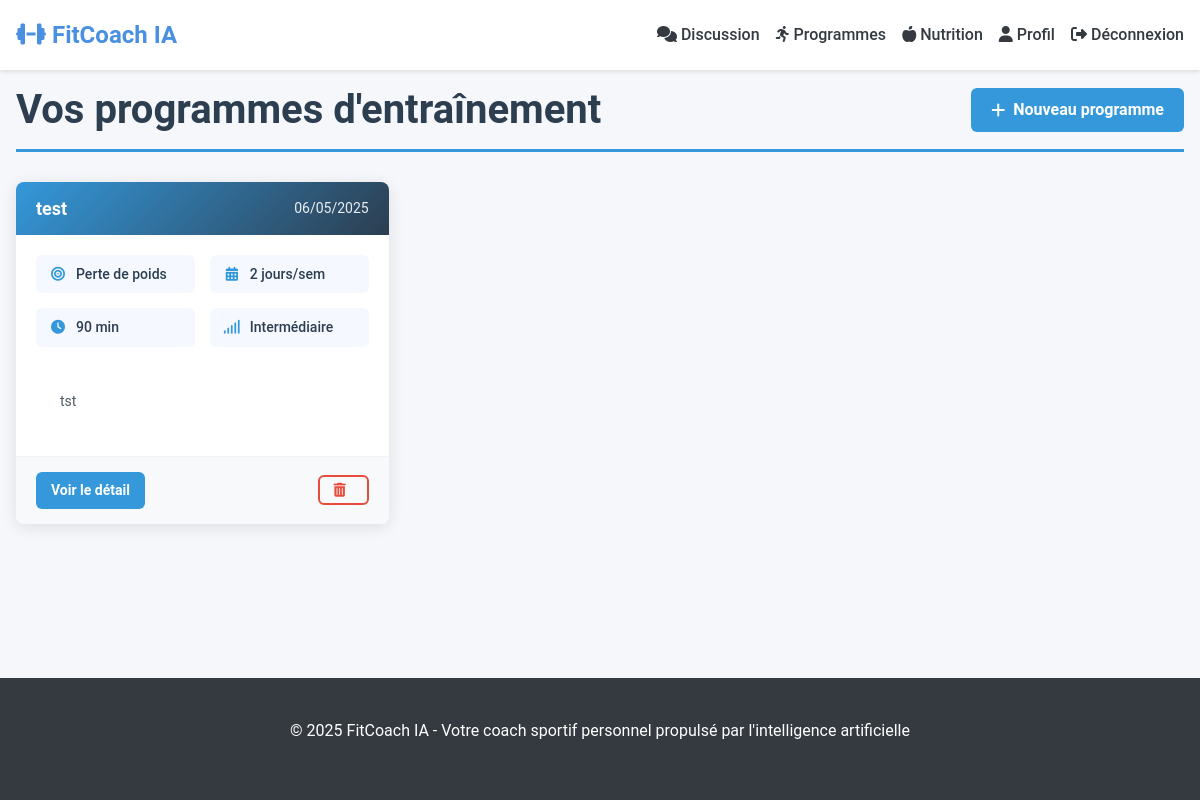
Screenshot of /workout-plans (signed in) with the database file from the repository.
### models/fitness_plan.py (models this page shows, shortened)
class WorkoutPlan(db.Model):
    id = db.Column(db.Integer, primary_key=True)
    user_id = db.Column(db.Integer, db.ForeignKey('user.id'), nullable=False)
    title = db.Column(db.String(100), nullable=False)
    description = db.Column(db.Text)
    objective = db.Column(db.String(100))
    days_per_week = db.Column(db.Integer)
    duration_minutes = db.Column(db.Integer)
    difficulty_level = db.Column(db.String(20))
    plan_content = db.Column(db.Text, nullable=False)  # Le plan complet généré par Claude
    created_at = db.Column(db.DateTime, default=datetime.utcnow)
    updated_at = db.Column(db.DateTime, default=datetime.utcnow, onupdate=datetime.utcnow)

### app.py (the view)
@app.route('/workout-plans')
@login_required
def workout_plans():
    plans = WorkoutPlan.query.filter_by(user_id=current_user.id).order_by(WorkoutPlan.created_at.desc()).all()
    return render_template('workout_plans.html', plans=plans)

### app.py (called while the page is built)
@login_manager.user_loader
def load_user(user_id):
    return User.query.get(int(user_id))

@app.context_processor
def inject_now():
    return {'now': datetime.utcnow()}

### templates/workout_plans.html (shortened to what this page needs)
{% extends 'base.html' %}
{% block extra_css %}
<link rel="stylesheet" href="{{ url_for('static', filename='css/plans.css') }}">
{% endblock %}
{% block content %}
<div class="plans-container">
    <div class="page-header">
        <h1>Vos programmes d'entraînement</h1>
        <a href="{{ url_for('new_workout_plan') }}" class="btn btn-primary">
            <i class="fas fa-plus"></i> Nouveau programme
        </a>
    </div>
    {% if plans %}
    <div class="plans-grid">
        {% for plan in plans %}
        <div class="plan-card">
            <div class="plan-card-header">
                <h3>{{ plan.title }}</h3>
                <span class="plan-date">{{ plan.created_at.strftime('%d/%m/%Y') }}</span>
            </div>
            <div class="plan-card-body">
                <div class="plan-meta-grid">
                    <div class="plan-meta-item">
                        <i class="fas fa-bullseye"></i>
                        <span>
                            {% if plan.objective == 'perte_de_poids' %}Perte de poids
                            {% elif plan.objective == 'prise_de_muscle' %}Prise de muscle
                            {% elif plan.objective == 'endurance' %}Endurance
                            {% elif plan.objective == 'force' %}Force
                            {% elif plan.objective == 'sante' %}Santé
                            {% elif plan.objective == 'mobilite' %}Mobilité
                            {% else %}{{ plan.objective }}{% endif %}
                        </span>
                    </div>
                    <div class="plan-meta-item">
                        <i class="fas fa-calendar-alt"></i>
                        <span>{{ plan.days_per_week }} jours/sem</span>
                    </div>
                    <div class="plan-meta-item">
                        <i class="fas fa-clock"></i>
                        <span>{{ plan.duration_minutes }} min</span>
                    </div>
                    <div class="plan-meta-item">
                        <i class="fas fa-signal"></i>
                        <span>
                            {% if plan.difficulty_level == 'debutant' %}Débutant
                            {% elif plan.difficulty_level == 'intermediaire' %}Intermédiaire
                            {% elif plan.difficulty_level == 'avance' %}Avancé
                            {% else %}{{ plan.difficulty_level }}{% endif %}
                        </span>
                    </div>
                </div>
                <p class="plan-description">{{ plan.description }}</p>
            </div>
            <div class="plan-card-footer">
                <a href="{{ url_for('workout_plan', plan_id=plan.id) }}" class="btn btn-primary btn-sm">Voir le détail</a>
                <form method="POST" action="{{ url_for('delete_workout_plan', plan_id=plan.id) }}" class="inline-form" onsubmit="return confirm('Êtes-vous sûr de vouloir supprimer ce programme?');">
                    <button type="submit" class="btn btn-outline btn-sm">
                        <i class="fas fa-trash-alt"></i>
                    </button>
                </form>
            </div>
        </div>
        {% endfor %}
    </div>
    {% endif %}
</div>
{% endblock %}

### static/css/main.css (style rules this page uses)
:root { --primary-color: #4a90e2; --primary-dark: #3a7bc8; --primary-light: #6ba5e9; --secondary-color: #6c757d; --success-color: #28a745; --danger-color: #dc3545; --warning-color: #ffc107; --info-color: #17a2b8; --dark-color: #343a40; --light-color: #f8f9fa; --body-bg: #f5f7fa; --body-color: #333; --font-main: 'Roboto', -apple-system, BlinkMacSystemFont, 'Segoe UI', Oxygen, Ubuntu, Cantarell, sans-serif; --border-radius: 8px; --box-shadow: 0 2px 8px rgba(0, 0, 0, 0.1); }
* { margin: 0; padding: 0; box-sizing: border-box; }
body { font-family: var(--font-main); font-size: 16px; line-height: 1.6; color: var(--body-color); background-color: var(--body-bg); min-height: 100vh; display: flex; flex-direction: column; }
a { color: var(--primary-color); text-decoration: none; transition: color 0.2s ease; }
h1, h2, h3, h4, h5, h6 { margin-bottom: 1rem; font-weight: 700; line-height: 1.2; }
h1 { font-size: 2.5rem; }
h3 { font-size: 1.75rem; }
p { margin-bottom: 1rem; }
.btn { display: inline-block; font-weight: 500; text-align: center; white-space: nowrap; vertical-align: middle; user-select: none; border: 1px solid transparent; padding: 0.5rem 1rem; font-size: 1rem; line-height: 1.5; border-radius: var(--border-radius); transition: all 0.2s ease-in-out; cursor: pointer; }
.btn-primary { color: white; background-color: var(--primary-color); border-color: var(--primary-color); }
.btn-outline { color: var(--primary-color); background-color: transparent; border-color: var(--primary-color); }
.btn-sm { padding: 0.25rem 0.5rem; font-size: 0.875rem; }
.page-header { display: flex; justify-content: space-between; align-items: center; margin-bottom: 2rem; }
.plan-description, .plan-content { padding: 1.5rem; }

### static/css/plans.css (style rules this page uses)
.plans-container { max-width: 1200px; margin: 0 auto; font-family: 'Roboto', 'Open Sans', sans-serif; }
.page-header { display: flex; justify-content: space-between; align-items: center; margin-bottom: 30px; border-bottom: 3px solid #3498db; padding-bottom: 15px; }
.page-header h1 { color: #2c3e50; font-weight: 700; margin: 0; }
.plans-grid { display: grid; grid-template-columns: repeat(auto-fill, minmax(300px, 1fr)); gap: 25px; margin-bottom: 40px; }
.plan-card { background-color: white; border-radius: 8px; overflow: hidden; box-shadow: 0 3px 15px rgba(0, 0, 0, 0.1); transition: transform 0.2s, box-shadow 0.2s; display: flex; flex-direction: column; height: 100%; }
.plan-card-header { padding: 15px 20px; background: linear-gradient(135deg, #3498db, #2c3e50); color: white; display: flex; justify-content: space-between; align-items: center; }
.plan-card-header h3 { margin: 0; font-weight: 600; font-size: 18px; }
.plan-date { font-size: 14px; opacity: 0.9; }
.plan-card-body { padding: 20px; flex-grow: 1; display: flex; flex-direction: column; }
.plan-meta-grid { display: grid; grid-template-columns: repeat(2, 1fr); gap: 15px; margin-bottom: 20px; }
.plan-meta-item { display: flex; align-items: center; background-color: #f5f9ff; padding: 8px 12px; border-radius: 6px; }
.plan-meta-item i { color: #3498db; font-size: 14px; margin-right: 8px; width: 20px; text-align: center; }
.plan-meta-item span { color: #2c3e50; font-weight: 500; font-size: 14px; }
.plan-description { margin: 0; color: #4e5a65; line-height: 1.5; font-size: 14px; margin-top: auto; flex-grow: 1; overflow: hidden; display: -webkit-box; -webkit-line-clamp: 3; -webkit-box-orient: vertical; }
.plan-card-footer { padding: 15px 20px; background-color: #f8f9fa; display: flex; justify-content: space-between; align-items: center; border-top: 1px solid #eff2f7; }
.btn { display: inline-flex; align-items: center; padding: 10px 20px; border-radius: 6px; font-weight: 600; text-decoration: none; transition: all 0.2s ease; cursor: pointer; border: none; }
.btn i { margin-right: 8px; }
.btn-sm { padding: 8px 15px; font-size: 14px; }
.btn-primary { background-color: #3498db; color: white; }
.btn-outline { background-color: transparent; color: #e74c3c; border: 2px solid #e74c3c; padding: 6px 13px; }
.inline-form { display: inline; }

### rows the page displays
WorkoutPlan: title "test", created_at "06/05/2025", objective "Perte de poids", days_per_week "2", duration_minutes "90", difficulty_level "Intermédiaire", description "tst"
